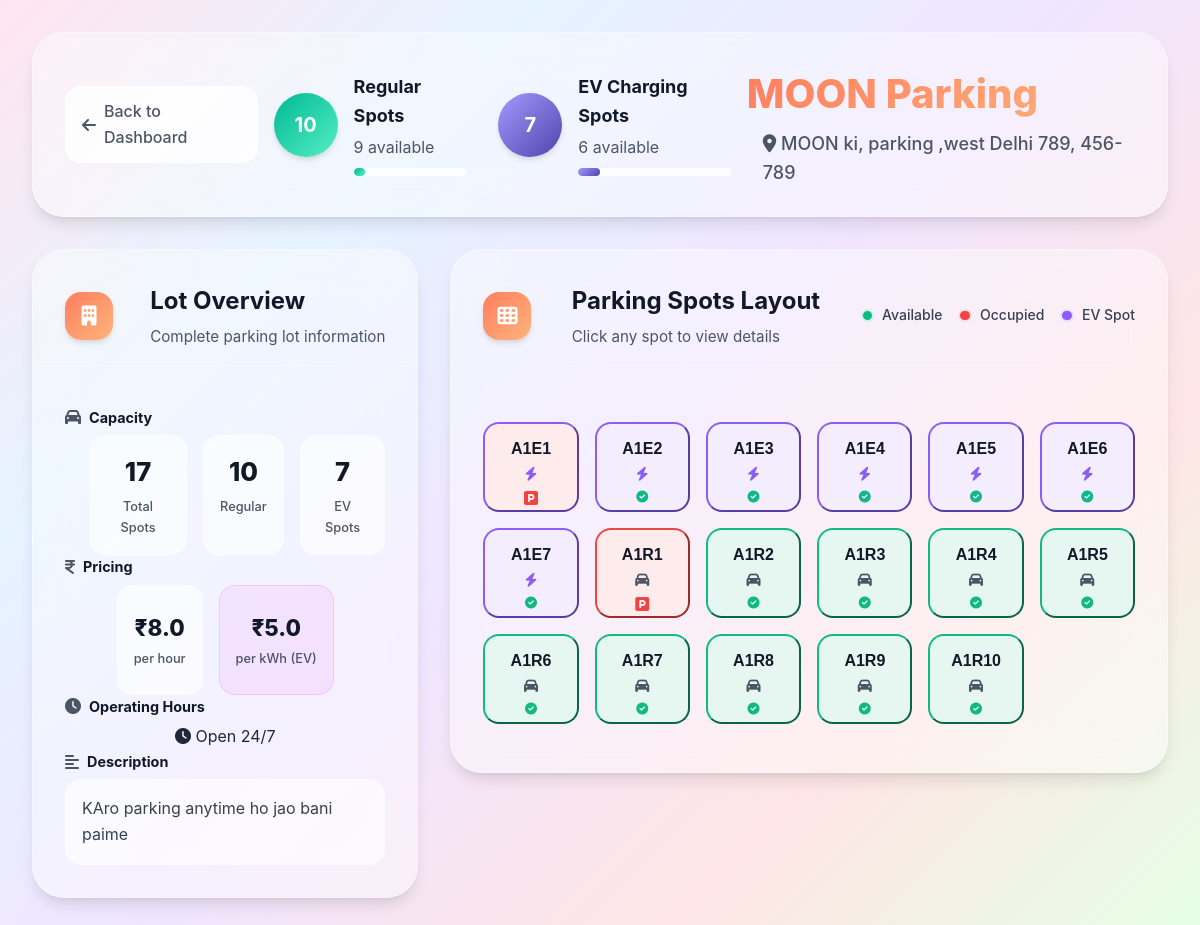
Page /view_details?lot_id=1 (signed in) on the earlier database version.
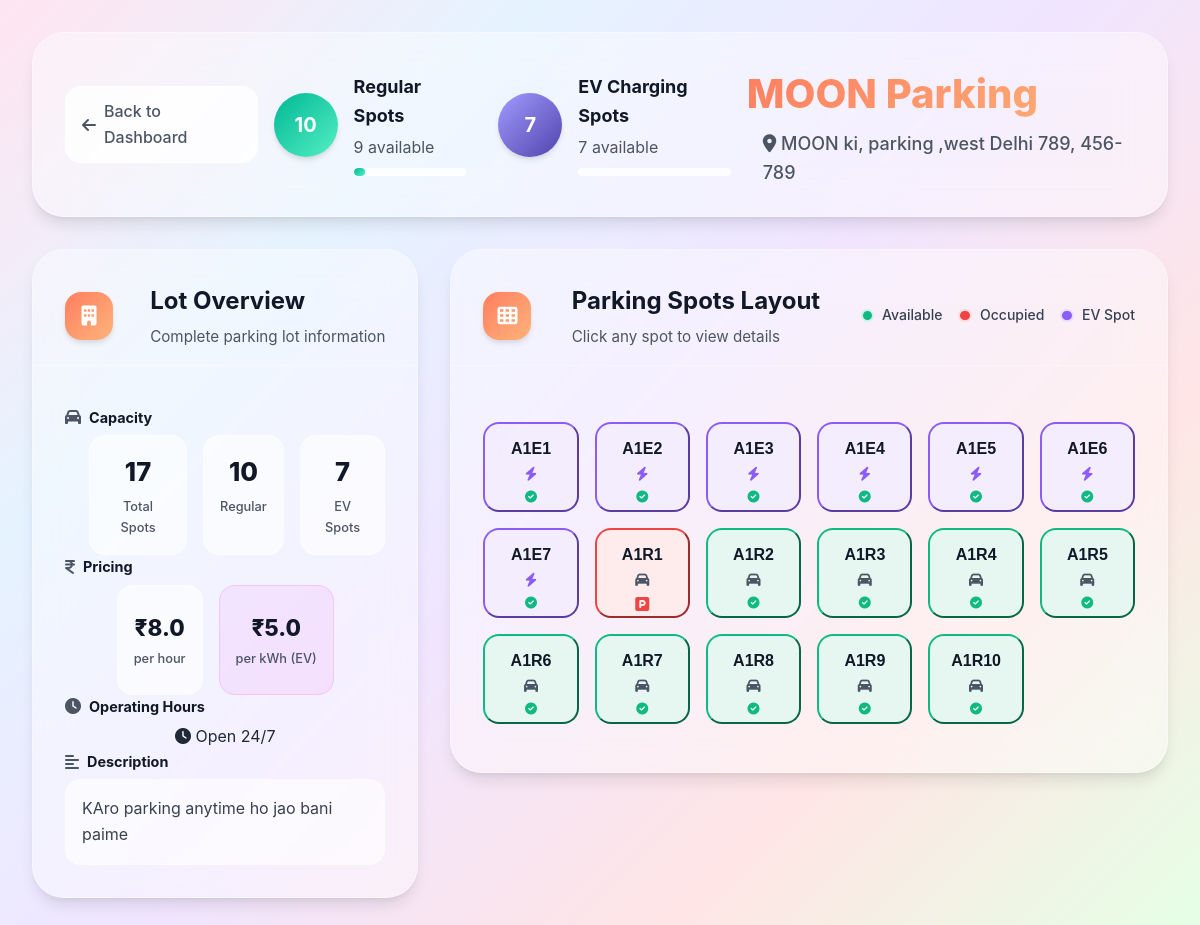
Same page on the later database version.
### models/parking_lot.py (models this page shows, shortened)
class ParkingLot(db.Model):
    __tablename__ = 'parking_lots'
    id = db.Column(db.Integer, primary_key=True)
    name= db.Column(db.String(80), unique=True, nullable=False)
    address = db.Column(db.String(200), nullable=False)
    pincode = db.Column(db.String(10), nullable=False)
    hourly_rate = db.Column(db.Float, nullable=False)
    total_spots = db.Column(db.Integer, nullable=False)
    occupied_regular_spots = db.Column(db.Integer, default=0)
    occupied_ev_spots = db.Column(db.Integer, default=0)
    ev_spots = db.Column(db.Integer, default=0)
    ev_charging_rate = db.Column(db.Float, nullable=True)
    opening_time = db.Column(db.String(10), nullable=True)
    closing_time = db.Column(db.String(10), nullable=True)
    is_24_hours = db.Column(db.Boolean, default=False)
    description = db.Column(db.String(200), nullable=True)

### models/parking_spot.py (models this page shows, shortened)
class ParkingSpot(db.Model):
    __tablename__ = 'parking_spots'
    id=db.Column(db.Integer, primary_key=True)
    lot_id=db.Column(db.Integer, db.ForeignKey('parking_lots.id'), nullable=False)
    spot_number=db.Column(db.String(50), nullable=False)
    is_ev_spot=db.Column(db.Boolean, default=False)
    status=db.Column(db.String(50), default='available')

### routes/parking.py (the view)
@parking_bp.route('/view_details',methods=['POST','GET'])
@login_required
@admin_required
def view_details():
    lot_id=request.args.get('lot_id')
    spot_id=request.args.get('spot_id')
    spot=ParkingSpot.query.get(spot_id)
    booking=Booking.query.filter_by(spot_id=spot_id).first()
    end_time=None
    user=None
    vehicle=None
    if booking:
        user=User.query.get(booking.user_id)
        vehicle=Vehicle.query.get(booking.vehicle_id)
        end_time=booking.start_time + timedelta(hours=booking.duration)
    if request.method=='POST':
        lot_id=request.form.get('lot_id')
    lot=ParkingLot.query.get(lot_id)
    spots=ParkingSpot.query.filter_by(lot_id=lot_id)
    return render_template('parking_lot_details.html',lot=lot,spots=spots,spot=spot,user=user,vehicle=vehicle,end_time=end_time,booking=booking)

### Templates/parking_lot_details.html (shortened to what the changed rows need)
{%extends "base.html" %}
{%block style%}
<link rel="stylesheet" href="{{url_for('static',filename='css/parking_lot_details.css')}}">
<link rel="stylesheet" href="{{url_for('static',filename='css/modal.css')}}">
{%endblock%}
{% block content %}
    <div class="page-container" data-has-spot="{{ 'true' if spot else 'false'}}" data-is-booked="{{'true' if booking else 'false'}}">
        <div class="header-div bg">
            <div class="status-item">
                <div class="status-circle regular">
                    <div class="circle-content">
                        <span class="total-count">{{lot.total_spots}}</span>
                    </div>
                </div>
                <div class="status-info">
                    <h4>Regular Spots</h4>
                    <p>{{lot.total_spots - lot.occupied_regular_spots}} available</p>
                    <div class="occupancy-bar">
                        <div class="occupancy-fill" style="width: {{(lot.occupied_regular_spots / lot.total_spots * 100) if lot.total_spots > 0 else 0}}%"></div>
                    </div>
                </div>
            </div>
            {% if lot.ev_spots > 0 %}
                <div class="status-item">
                    <div class="status-circle ev">
                        <div class="circle-content">
                            <span class="total-count">{{lot.ev_spots}}</span>
                        </div>
                    </div>
                    <div class="status-info">
                        <h4>EV Charging Spots</h4>
                        <p>{{lot.ev_spots - lot.occupied_ev_spots}} available</p>
                        <div class="occupancy-bar">
                            <div class="occupancy-fill ev-fill" style="width: {{(lot.occupied_ev_spots / lot.ev_spots * 100) if lot.ev_spots > 0 else 0}}%"></div>
                        </div>
                    </div>
                </div>
            {% endif %}
            <div class="page-title">
                <h1>{{lot.name}}</h1>
                <p class="page-p">
                    <i class="fas fa-map-marker-alt"></i>
                    {{lot.address}}, {{lot.pincode if lot.pincode else 'Not specified'}}
                </p>
            </div>
        </div>
        <div class="lot-info">
            <div class="lot-info-left-container">
                <div class="card-info bg ">
                    <div class="card-header">
                        <div class="header-text">
                            <h2>Lot Overview</h2>
                        </div>
                    </div>
                    <div class="card-content">
                        <div class="info-section">
                            <div class="capacity-stats">
                                <div class="capacity-item">
                                    <div class="capacity-number">{{lot.total_spots + lot.ev_spots}}</div>
                                    <div class="capacity-label">Total Spots</div>
                                </div>
                                <div class="capacity-item">
                                    <div class="capacity-number">{{lot.total_spots}}</div>
                                    <div class="capacity-label">Regular</div>
                                </div>
                                <div class="capacity-item">
                                    <div class="capacity-number">{{lot.ev_spots}}</div>
                                    <div class="capacity-label">EV Spots</div>
                                </div>
                            </div>
                        </div>
                        <div class="info-section">
                            <div class="pricing-stats">
                                <div class="pricing-item">
                                    <div class="price-amount">₹{{lot.hourly_rate}}</div>
                                    <div class="price-label">per hour</div>
                                </div>
                                {% if lot.ev_spots > 0 %}
                                <div class="pricing-item ev-pricing">
                                    <div class="price-amount">₹{{lot.ev_charging_rate}}</div>
                                    <div class="price-label">per kWh (EV)</div>
                                </div>
                                {% endif %}
                            </div>
                        </div>
                        {% if lot.description %}
                        <div class="info-section">
                            <h3><i class="fas fa-align-left"></i> Description</h3>
                            <p class="description-text">{{lot.description}}</p>
                        </div>
                        {% endif %}
                    </div>
                </div>
            </div>
            <div class="lot-info-right-container">
                <div class="spots-card bg">
                    <div class="card-header">
                        <div class="header-text">
                            <h2>Parking Spots Layout</h2>
                        </div>
                    </div>
                    <div class="card-content">
                        <div class="spot">
                            {% for spot in spots %}
                            <form action="{{url_for('parking.spot_details')}}" method="POST" class="spot-form">
                                <button type="submit" class="spot-box
                                    {% if spot.status == 'occupied' %}occupied{% else %}available{% endif %}
                                    {% if spot.is_ev_spot %}ev{% endif %}">
                                    <div class="spot-number">{{spot.spot_number}}</div>
                                    <div class="spot-type">
                                        {% if spot.is_ev_spot %}
                                            <i class="fas fa-bolt"></i>
                                        {% else %}
                                            <i class="fas fa-car"></i>
                                        {% endif %}
                                    </div>
                                    <div class="spot-status">
                                        {% if spot.status == 'occupied' %}
                                           <i class="fa-solid fa-square-parking"></i>
                                        {% else %}
                                            <i class="fas fa-check-circle"></i>
                                        {% endif %}
                                    </div>
                                </button>
                            </form>
                            {% endfor %}
                        </div>
                    </div>
                </div>
            </div>
        </div>
    </div>
{%endblock %}

Differences in the rows shown:
changed ParkingLot "MOON Parking": lot.ev_spots-lot.occupied_ev_spots "6" → "7"; occupied_ev_spots 1 → 0 (drawn)
changed ParkingSpot (number 1 of 17 on the later page): status "occupied" → "available" (drawn)
